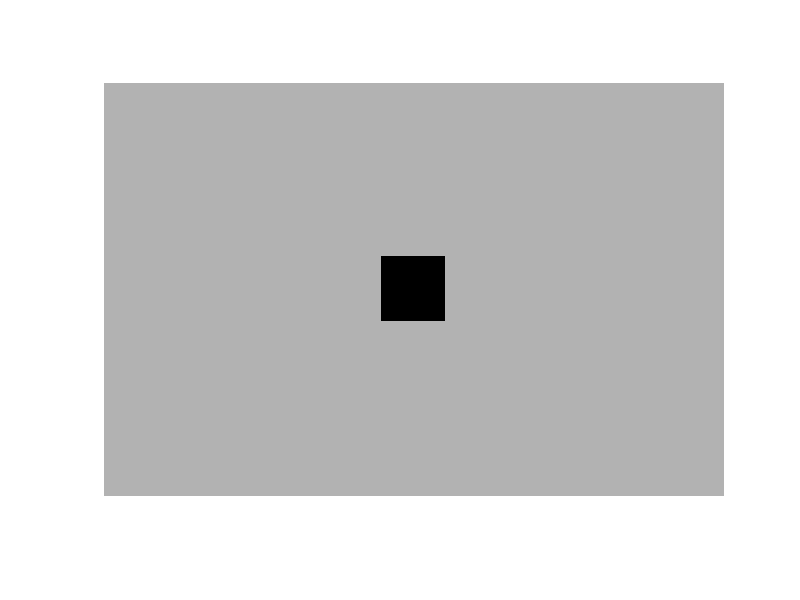

Reproduce this figure in MATLAB.
X = ones(200,300)*(128+50)

[w,h] = size(X)

box = 30

X(w/2-(box/2):w/2+(box/2),h/2-(box/2):h/2+(box/2)) = 0

imshow(X/255)
imwrite(X, 'e7.png')